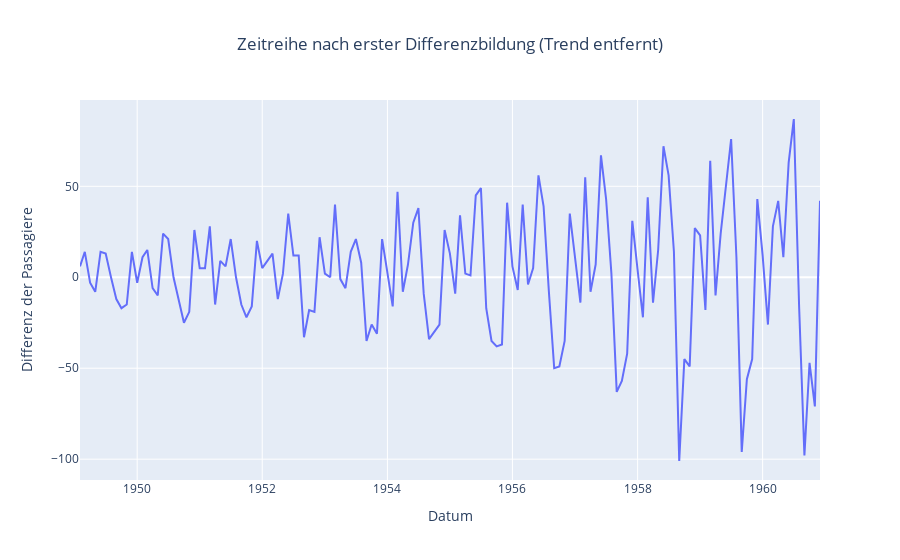

Here is the notebook cell this chart was saved with:
### Markdown cell above
___
**2. Trendbereinigung durch Differenzbildung**

Der ADF-Test hat bestätigt, was wir gesehen haben. Unser erster Schritt zur Stationarisierung ist die Entfernung des Trends.

Bezug zur Vorlesung: Wie auf Folie "Zeitreihen stationär machen (1)" beschrieben, ist die Differenzbildung die gängigste Methode, um einen linearen Trend zu entfernen. Wir berechnen die Differenz zwischen einem Wert und seinem direkten Vorgänger: Y 

∗t=Y_t−Y∗t−1. In pandas geht das sehr einfach mit der .diff()-Methode. Dies entspricht der Komponente "I" (Integrated) mit dem Parameter d=1 in einem ARIMA-Modell.

### Code cell
df['Trend_bereinigt'] = df['Umsatz'].diff(1)

fig = px.line(
    df.dropna(), 
    y='Trend_bereinigt', 
    title='Zeitreihe nach erster Differenzbildung (Trend entfernt)',
    labels={'Month': 'Datum', 'Trend_bereinigt': 'Differenz der Passagiere'}
)
fig.update_layout(title_x=0.5)
fig.show()

### Figure 1 — Plotly figure (JSON) as saved in the notebook; plotly's stock layout.template omitted (floating-point values rounded to 4 significant figures; data arrays with more than 128 entries replaced by an {"elided": "..."} marker saying what was removed)
{"data": [{"hovertemplate": "Datum=%{x}<br>Differenz der Passagiere=%{y}<extra></extra>", "legendgroup": "", "line": {"color": "#636efa", "dash": "solid"}, "marker": {"symbol": "circle"}, "mode": "lines", "name": "", "orientation": "v", "showlegend": false, "type": "scatter", "x": {"elided": "143 str values"}, "xaxis": "x", "y": {"elided": "143 float values"}, "yaxis": "y"}], "layout": {"legend": {"tracegroupgap": 0}, "title": {"text": "Zeitreihe nach erster Differenzbildung (Trend entfernt)", "x": 0.5}, "xaxis": {"anchor": "y", "domain": [0, 1], "title": {"text": "Datum"}}, "yaxis": {"anchor": "x", "domain": [0, 1], "title": {"text": "Differenz der Passagiere"}}}}
